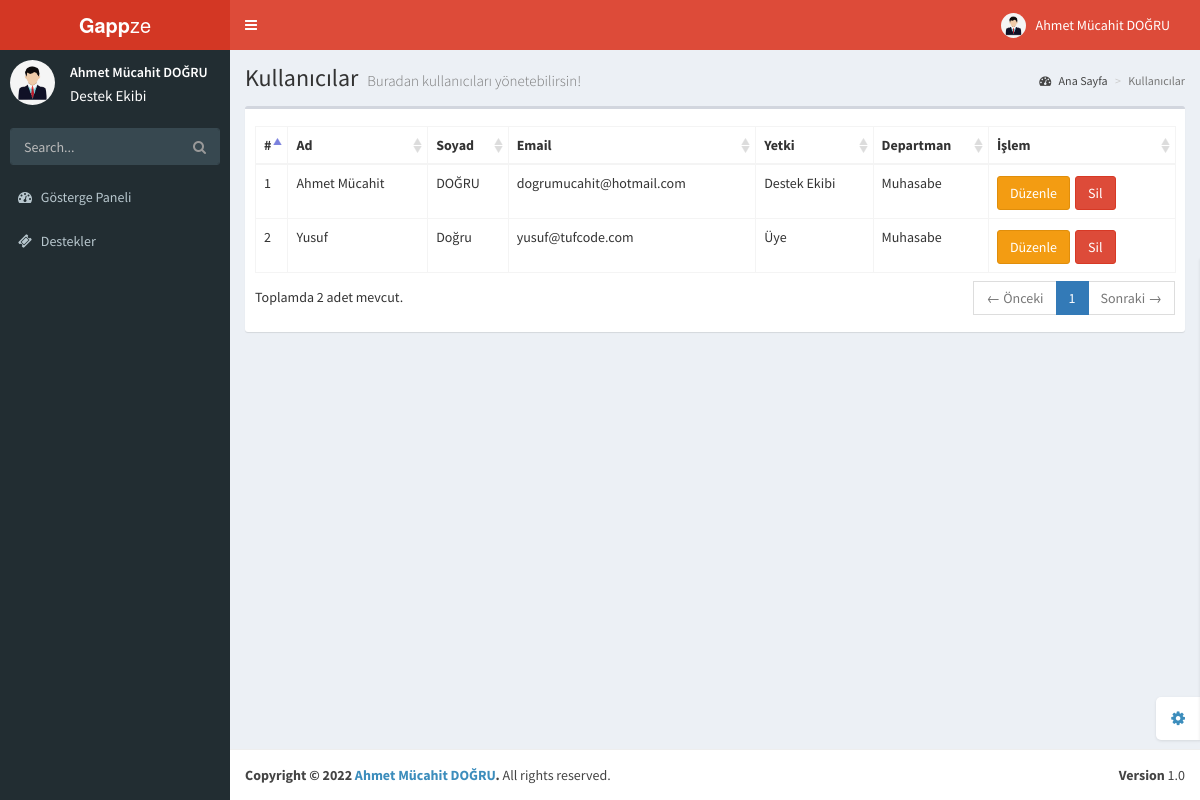
Page /admin/accounts.php (signed in) on the committed database.
### tables this page shows
CREATE TABLE `accounts` (
  `id` int(11) NOT NULL,
  `firstName` varchar(64) NOT NULL,
  `lastName` varchar(64) NOT NULL,
  `email` varchar(255) NOT NULL,
  `password` varchar(255) NOT NULL,
  `permission` int(11) NOT NULL,
  `department` int(11) NOT NULL,
  `createdDate` timestamp NOT NULL DEFAULT current_timestamp() ON UPDATE current_timestamp()
);

CREATE TABLE `roles` (
  `id` int(11) NOT NULL,
  `name` varchar(255) NOT NULL
);

CREATE TABLE `pages` (
  `id` int(11) NOT NULL,
  `name` varchar(255) NOT NULL,
  `src` varchar(255) NOT NULL,
  `permission` int(11) NOT NULL,
  `location` int(11) NOT NULL,
  `dropdown` int(11) NOT NULL,
  `isDropdown` int(11) NOT NULL,
  `icon` varchar(255) NOT NULL,
  `isLogged` int(11) NOT NULL
);

CREATE TABLE `departments` (
  `id` int(11) NOT NULL,
  `name` varchar(255) NOT NULL
);

### functions/class.function.php (the view, shortened to what this page needs)
<?php
class classFonksiyon {
    private $settings = "/settings.json";
    private $host;
    private $username;
    private $password;
    private $database;
    public function __construct()
    {
      $jsonVeri = file_get_contents($_SERVER['DOCUMENT_ROOT'].$this->settings);
      $jsonVeri = json_decode($jsonVeri,true);
      $this->host = $jsonVeri["host"];
      $this->username = $jsonVeri["user"];
      $this->password = $jsonVeri["password"];
      $this->database = $jsonVeri["database"];
    }
    public function dbConnection(){
      try {
        $conn = new PDO("mysql:host=$this->host;dbname=$this->database;charset=utf8", $this->username, $this->password);
        $conn->setAttribute(PDO::ATTR_ERRMODE, PDO::ERRMODE_EXCEPTION);
      } catch(PDOException $e) {
        $message = "Connection failed: " . $e->getMessage();
      }
      return $conn;
    }
    public function pagesAll($location,$permission){
      $db = $this->dbConnection();
      if($db){
        if($location == 1){
          $page = $db->prepare("SELECT * FROM pages WHERE location = ?");
          $page->execute(array(
            $location
          ));
          if($page->rowCount() != 0){
            foreach ($page as $page_veri) {
                if($page_veri["permission"] == $permission){
                  if($page_veri["isDropdown"] == 1){
                  echo "
                  <li class='treeview'>
                  <a href='#'>
                  <i class='{$page_veri["icon"]}'></i>
                  <span>{$page_veri["name"]}</span></a>";
                    echo '<ul class="treeview-menu">';
                    echo "</ul></li>";
                  }else{
                    if($page_veri["dropdown"] == 0){
                    echo "<li class='treeview'>";
                    echo "<a href='{$page_veri["src"]}'>";
                    echo "<i class='{$page_veri["icon"]}'></i> <span>{$page_veri["name"]}</span>";
                    echo "</a>";
                    echo "</li>";
                    }
                  }
                }
            }
        }
      }
    }
    }
}

### admin/pages/header.php (shortened to what this page needs)
<header class="main-header">
    <a href="index.php" class="logo"><b>Gapp</b>ze</a>
    <nav class="navbar navbar-static-top" role="navigation">
        <a href="#" class="sidebar-toggle" data-toggle="offcanvas" role="button">
        </a>
        <div class="navbar-custom-menu">
            <ul class="nav navbar-nav">
                <li class="dropdown user user-menu">
                    <a href="#" class="dropdown-toggle" data-toggle="dropdown">
                        <img src="/resources/img/user.jpg" class="user-image" alt="User Image" />
                        <span class="hidden-xs"><?= $user->getName($_SESSION["userAccountID"]); ?></span>
                    </a>
                </li>
            </ul>
        </div>
    </nav>
</header>

### admin/pages/navbar.php
<aside class="main-sidebar">
    <section class="sidebar">
        <div class="user-panel">
            <div class="pull-left image">
                <img src="/resources/img/user.jpg" class="img-circle" alt="User Image" />
            </div>
            <div class="pull-left info">
                <p><?= $user->getName($_SESSION["userAccountID"]); ?></p>
                <a style="font-size: 15px"><?= $user->getPermissionName($_SESSION["userAccountID"]) ?></a>
            </div>
        </div>
        <form action="#" method="get" class="sidebar-form">
            <div class="input-group">
                <input type="text" name="q" class="form-control" placeholder="Search..." />
                <span class="input-group-btn">
                    <button type='submit' name='search' id='search-btn' class="btn btn-flat"><i
                            class="fa fa-search"></i></button>
                </span>
            </div>
        </form>
        <ul class="sidebar-menu">
             <?php
                $class->pagesAll(1,0);
            ?>
        </ul>
    </section>
</aside>

### functions/account.function.php (shortened to what this page needs)
<?php
class Accounts{
  public function getAllAccounts(){
    $class = new classFonksiyon();
    $db = $class->dbConnection();
     if($db){
        $accounts = $db->prepare("SELECT * FROM accounts");
        $accounts->execute();
        if($accounts->rowCount() != 0){
          foreach ($accounts as $accounts_veri) {
              $role = $this->getPermissionName($accounts_veri["id"]);
              $departmen_name = $this->getUserDepartmentName($_SESSION["userAccountID"]);
              echo "<tr>";
              echo "<td>{$accounts_veri["id"]}</td>";
              echo "<td>{$accounts_veri["firstName"]}</td>";
              echo "<td>{$accounts_veri["lastName"]}</td>";
              echo "<td>{$accounts_veri["email"]}</td>";
              echo "<td>{$role}</td>";
              echo "<td>{$departmen_name}</td><td>";
              echo "<button class='btn btn-warning btn-specly mt-2 mr-2' type='button'>Düzenle</button>";
              echo "<button class='btn btn-danger btn-specly mt-2 mr-2' type='button'>Sil</button>";
              echo "</td></tr>";
           }
       }
     }
  }
  public function getPermissionName($id){
      $class = new classFonksiyon();
      $db = $class->dbConnection();
      $accounts = $db->prepare("SELECT permission FROM accounts WHERE id = ?");
      $accounts->execute(array(
        $id
      ));
      $accounts_fetch = $accounts->fetch();
      $roles = $db->prepare("SELECT * FROM roles WHERE id = ?");
      $roles->execute(array(
        $accounts_fetch["permission"]
      ));
      $roles_fetch = $roles->fetch();
      if($accounts->rowCount() != 0){
        if($roles_fetch == 0){
          return "Üye";
        }else{
        return $roles_fetch["name"];
        }
      }else{
        return false;
      }
  }
  public function getName($id){
    $class = new classFonksiyon();
    $db = $class->dbConnection();
    $accounts = $db->prepare("SELECT firstName,lastName FROM accounts WHERE id = ?");
    $accounts->execute(array(
      $id
    ));
    $accounts_fetch = $accounts->fetch();
    if($accounts->rowCount() != 0){
    return $accounts_fetch["firstName"]." ".$accounts_fetch["lastName"];
    }
  }
  public function getUserDepartmentName($id){
    $class = new classFonksiyon();
    $db = $class->dbConnection();
    if($db){
      $accounts = $db->prepare("SELECT department FROM accounts WHERE id = ?");
      $accounts->execute(array(
        $id
      ));
      if($accounts->rowCount() != 0){
        $accounts_fetch = $accounts->fetch();
        $departmen = $accounts_fetch["department"];
        $departmen_name_select = $db->prepare("SELECT name FROM departments WHERE id = ?");
        $departmen_name_select->execute(array(
          $departmen
        ));
        $departmen_name = $departmen_name_select->fetch();
        if($departmen_name_select->rowCount() != 0){
          return $departmen_name["name"];
        }
      }else{
        return "Tanımlanmamış";
      }
    }
  }
}

### rows in the picture
accounts: $user->getName($_SESSION["userAccountID"]) "Ahmet Mücahit DOĞRU", permission.name "Destek Ekibi", id "1", firstName "Ahmet Mücahit", lastName "DOĞRU", email "dogrumucahit@hotmail.com", role "Destek Ekibi", department.name "Muhasabe"
pages: name "Gösterge Paneli"
pages: name "Destekler"
accounts: id "2", firstName "Yusuf", lastName "Doğru", email "yusuf@tufcode.com", role "Üye", accounts.department "Muhasabe"
